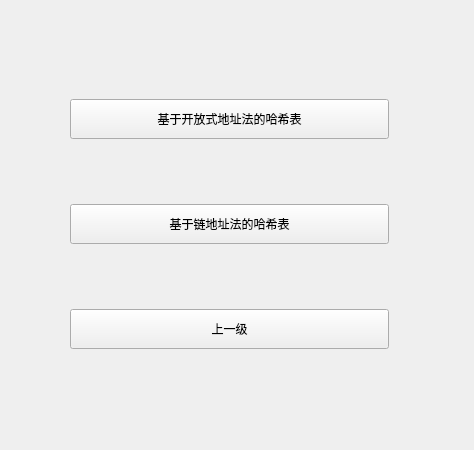
<?xml version="1.0" encoding="UTF-8"?>
<ui version="4.0">
 <class>Menu2</class>
 <widget class="QWidget" name="Menu2">
  <property name="geometry">
   <rect>
    <x>0</x>
    <y>0</y>
    <width>474</width>
    <height>450</height>
   </rect>
  </property>
  <property name="minimumSize">
   <size>
    <width>474</width>
    <height>450</height>
   </size>
  </property>
  <property name="maximumSize">
   <size>
    <width>474</width>
    <height>450</height>
   </size>
  </property>
  <property name="windowTitle">
   <string>Form</string>
  </property>
  <widget class="QWidget" name="layoutWidget">
   <property name="geometry">
    <rect>
     <x>70</x>
     <y>40</y>
     <width>321</width>
     <height>371</height>
    </rect>
   </property>
   <layout class="QVBoxLayout" name="verticalLayout_2">
    <item>
     <widget class="QPushButton" name="AddButton">
      <property name="minimumSize">
       <size>
        <width>319</width>
        <height>40</height>
       </size>
      </property>
      <property name="maximumSize">
       <size>
        <width>319</width>
        <height>40</height>
       </size>
      </property>
      <property name="text">
       <string>基于开放式地址法的哈希表</string>
      </property>
     </widget>
    </item>
    <item>
     <widget class="QPushButton" name="ChaButton">
      <property name="minimumSize">
       <size>
        <width>319</width>
        <height>40</height>
       </size>
      </property>
      <property name="maximumSize">
       <size>
        <width>319</width>
        <height>40</height>
       </size>
      </property>
      <property name="text">
       <string>基于链地址法的哈希表</string>
      </property>
     </widget>
    </item>
    <item>
     <widget class="QPushButton" name="BackButton2">
      <property name="minimumSize">
       <size>
        <width>319</width>
        <height>40</height>
       </size>
      </property>
      <property name="maximumSize">
       <size>
        <width>319</width>
        <height>40</height>
       </size>
      </property>
      <property name="text">
       <string>上一级</string>
      </property>
     </widget>
    </item>
   </layout>
  </widget>
 </widget>
 <resources/>
 <connections/>
</ui>
